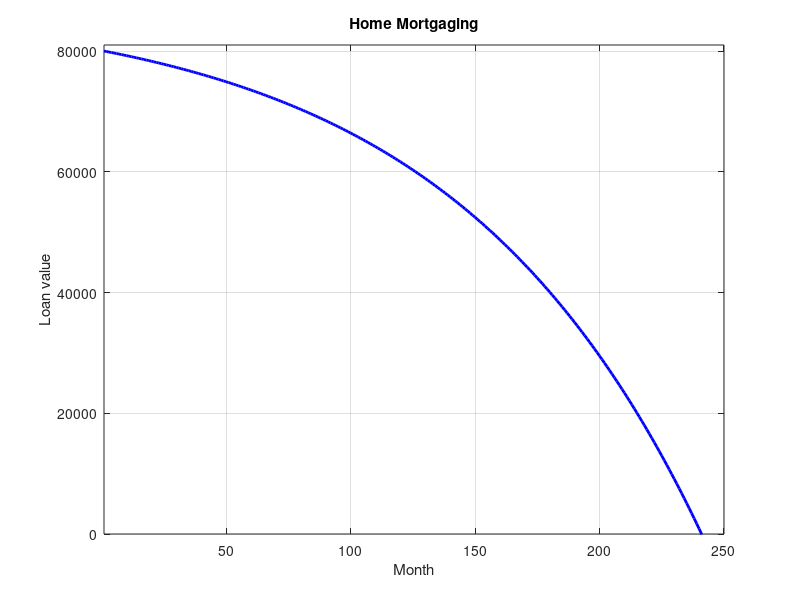

This chart was generated by the following MATLAB code:
clc; clear all; close all; 
n=250;
b=zeros(n,1); 
b(1)=80000; %initial condition
for i=1:(n-1)      
    b(i+1)=1.01*b(i)-880.87; 
end
figure(1); 
plot(1:n,b,'b-','LineWidth',2); 
axis([1 n 0 max(b)+1000]); 
grid on; 
xlabel('Month');  
ylabel('Loan value'); 
title('Home Mortgaging');